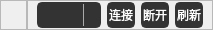
           <widget class="QFrame" name="frame_low">
            <property name="enabled">
             <bool>true</bool>
            </property>
            <property name="sizePolicy">
             <sizepolicy hsizetype="Preferred" vsizetype="Preferred">
              <horstretch>0</horstretch>
              <verstretch>0</verstretch>
             </sizepolicy>
            </property>
            <property name="minimumSize">
             <size>
              <width>0</width>
              <height>30</height>
             </size>
            </property>
            <property name="maximumSize">
             <size>
              <width>16777215</width>
              <height>30</height>
             </size>
            </property>
            <property name="styleSheet">
             <string notr="true"/>
            </property>
            <property name="frameShape">
             <enum>QFrame::NoFrame</enum>
            </property>
            <property name="frameShadow">
             <enum>QFrame::Plain</enum>
            </property>
            <layout class="QHBoxLayout" name="horizontalLayout_11">
             <property name="spacing">
              <number>0</number>
             </property>
             <property name="leftMargin">
              <number>0</number>
             </property>
             <property name="topMargin">
              <number>0</number>
             </property>
             <property name="rightMargin">
              <number>0</number>
             </property>
             <property name="bottomMargin">
              <number>0</number>
             </property>
             <item>
              <widget class="QFrame" name="frame_11">
               <property name="sizePolicy">
                <sizepolicy hsizetype="Preferred" vsizetype="Preferred">
                 <horstretch>3</horstretch>
                 <verstretch>0</verstretch>
                </sizepolicy>
               </property>
               <property name="frameShape">
                <enum>QFrame::StyledPanel</enum>
               </property>
               <property name="frameShadow">
                <enum>QFrame::Raised</enum>
               </property>
               <layout class="QHBoxLayout" name="horizontalLayout_13">
                <property name="topMargin">
                 <number>1</number>
                </property>
                <property name="bottomMargin">
                 <number>1</number>
                </property>
                <item>
                 <widget class="QLabel" name="label_14">
                  <property name="sizePolicy">
                   <sizepolicy hsizetype="Preferred" vsizetype="Preferred">
                    <horstretch>1</horstretch>
                    <verstretch>0</verstretch>
                   </sizepolicy>
                  </property>
                  <property name="styleSheet">
                   <string notr="true">QLabel {
    color: white;        
    font: 16pt &quot;Adobe 黑体 Std R&quot;;
}</string>
                  </property>
                  <property name="text">
                   <string/>
                  </property>
                  <property name="textFormat">
                   <enum>Qt::AutoText</enum>
                  </property>
                  <property name="alignment">
                   <set>Qt::AlignCenter</set>
                  </property>
                 </widget>
                </item>
               </layout>
              </widget>
             </item>
             <item>
              <widget class="QFrame" name="frame_10">
               <property name="sizePolicy">
                <sizepolicy hsizetype="Preferred" vsizetype="Preferred">
                 <horstretch>2</horstretch>
                 <verstretch>0</verstretch>
                </sizepolicy>
               </property>
               <property name="maximumSize">
                <size>
                 <width>16777215</width>
                 <height>300</height>
                </size>
               </property>
               <property name="frameShape">
                <enum>QFrame::StyledPanel</enum>
               </property>
               <property name="frameShadow">
                <enum>QFrame::Raised</enum>
               </property>
               <layout class="QHBoxLayout" name="horizontalLayout_12">
                <property name="topMargin">
                 <number>1</number>
                </property>
                <property name="bottomMargin">
                 <number>1</number>
                </property>
                <item>
                 <widget class="QComboBox" name="comboBox_4">
                  <property name="sizePolicy">
                   <sizepolicy hsizetype="Preferred" vsizetype="Preferred">
                    <horstretch>1</horstretch>
                    <verstretch>0</verstretch>
                   </sizepolicy>
                  </property>
                  <property name="styleSheet">
                   <string notr="true">QComboBox {
	font: 10pt &quot;Adobe 黑体 Std R&quot;;
	border: 2px solid rgb(51,51,51);
	border-radius: 5px;	
	color:rgb(255,255,255);
	background-color: rgb(51,51,51);
}

QComboBox:hover {
	border: 2px solid rgb(0,143,170);
	border-radius: 5px;	
	color:rgb(255,255,255);
	background-color: rgb(0,143,170);
}

QComboBox:!editable, QComboBox::drop-down:editable {
	background: rgb(51,51,51);
}

QComboBox:!editable:on, QComboBox::drop-down:editable:on {
    background:rgb(51,51,51);
}

QComboBox:on { /* shift the text when the popup opens */
    padding-top: 3px;
    padding-left: 4px;
}

QComboBox::drop-down {
    subcontrol-origin: padding;
    subcontrol-position: top right;
    width: 15px;

    border-left-width: 1px;
    border-left-color: darkgray;
    border-left-style: solid; /* just a single line */
    border-top-right-radius: 5px; /* same radius as the QComboBox */
    border-bottom-right-radius: 5px;
}

QComboBox::down-arrow {
    image: url(icons/1x/arrow.png);
}

QComboBox::down-arrow:on { /* shift the arrow when popup is open */
    top: 1px;
    left: 1px;
}

QComboBox::drop-down {
    background:rgb(51,51,51);
}

</string>
                  </property>
                  <property name="currentText">
                   <string/>
                  </property>
                  <property name="sizeAdjustPolicy">
                   <enum>QComboBox::AdjustToContentsOnFirstShow</enum>
                  </property>
                 </widget>
                </item>
                <item>
                 <widget class="QPushButton" name="pushButton_3">
                  <property name="sizePolicy">
                   <sizepolicy hsizetype="Preferred" vsizetype="Preferred">
                    <horstretch>1</horstretch>
                    <verstretch>0</verstretch>
                   </sizepolicy>
                  </property>
                  <property name="styleSheet">
                   <string notr="true">QPushButton {
	font: 10pt &quot;Adobe 黑体 Std R&quot;;
	border: 2px solid rgb(51,51,51);
	border-radius: 5px;	
	color:rgb(255,255,255);
	background-color: rgb(51,51,51);
}
QPushButton:hover {
	border: 2px solid rgb(0,143,150);
	background-color: rgb(0,143,150);
}
QPushButton:pressed {	
	border: 2px solid rgb(0,143,150);
	background-color: rgb(51,51,51);
}

QPushButton:disabled {	
	border-radius: 5px;	
	border: 2px solid rgb(112,112,112);
	background-color: rgb(112,112,112);
}</string>
                  </property>
                  <property name="text">
                   <string>连接</string>
                  </property>
                 </widget>
                </item>
                <item>
                 <widget class="QPushButton" name="pushButton_4">
                  <property name="sizePolicy">
                   <sizepolicy hsizetype="Preferred" vsizetype="Preferred">
                    <horstretch>1</horstretch>
                    <verstretch>0</verstretch>
                   </sizepolicy>
                  </property>
                  <property name="styleSheet">
                   <string notr="true">QPushButton {
	font: 10pt &quot;Adobe 黑体 Std R&quot;;
	border: 2px solid rgb(51,51,51);
	border-radius: 5px;	
	color:rgb(255,255,255);
	background-color: rgb(51,51,51);
}
QPushButton:hover {
	border: 2px solid rgb(0,143,150);
	background-color: rgb(0,143,150);
}
QPushButton:pressed {	
	border: 2px solid rgb(0,143,150);
	background-color: rgb(51,51,51);
}

QPushButton:disabled {	
	border-radius: 5px;	
	border: 2px solid rgb(112,112,112);
	background-color: rgb(112,112,112);
}</string>
                  </property>
                  <property name="text">
                   <string>断开</string>
                  </property>
                 </widget>
                </item>
                <item>
                 <widget class="QPushButton" name="pushButton_5">
                  <property name="sizePolicy">
                   <sizepolicy hsizetype="Preferred" vsizetype="Preferred">
                    <horstretch>1</horstretch>
                    <verstretch>0</verstretch>
                   </sizepolicy>
                  </property>
                  <property name="styleSheet">
                   <string notr="true">QPushButton {
	font: 10pt &quot;Adobe 黑体 Std R&quot;;
	border: 2px solid rgb(51,51,51);
	border-radius: 5px;	
	color:rgb(255,255,255);
	background-color: rgb(51,51,51);
}
QPushButton:hover {
	border: 2px solid rgb(0,143,150);
	background-color: rgb(0,143,150);
}
QPushButton:pressed {	
	border: 2px solid rgb(0,143,150);
	background-color: rgb(51,51,51);
}

QPushButton:disabled {	
	border-radius: 5px;	
	border: 2px solid rgb(112,112,112);
	background-color: rgb(112,112,112);
}</string>
                  </property>
                  <property name="text">
                   <string>刷新</string>
                  </property>
                 </widget>
                </item>
               </layout>
              </widget>
             </item>
            </layout>
           </widget>
